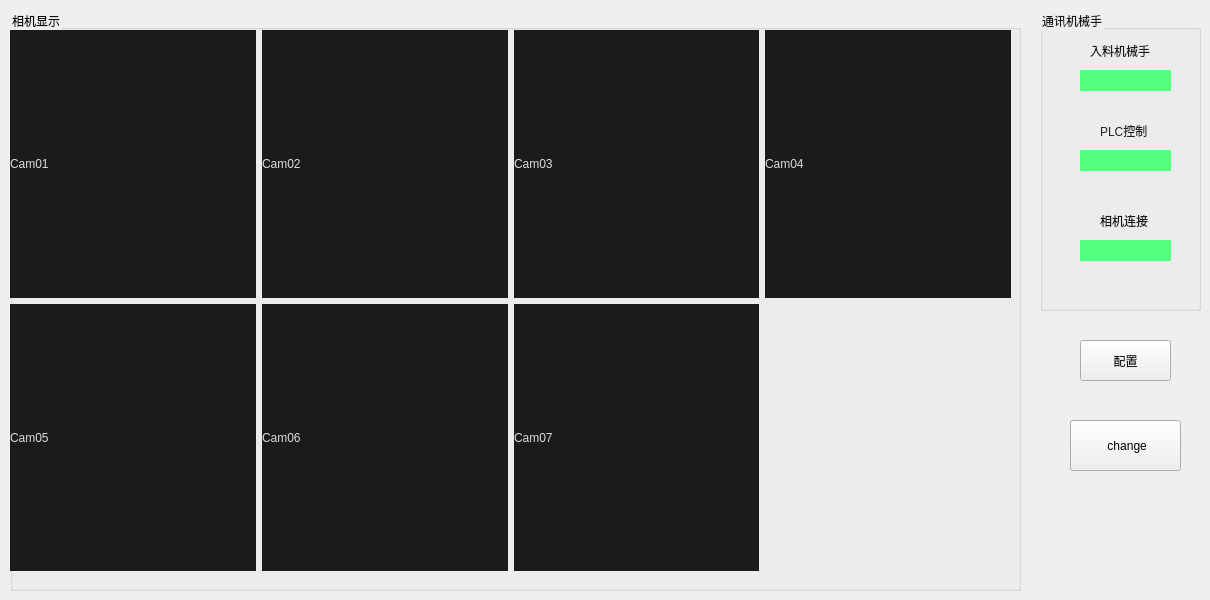
    <widget class="QWidget" name="Mainpage">
     <widget class="QGroupBox" name="groupBox">
      <property name="geometry">
       <rect>
        <x>10</x>
        <y>10</y>
        <width>1011</width>
        <height>581</height>
       </rect>
      </property>
      <property name="styleSheet">
       <string notr="true">color: rgb(11, 11, 11);</string>
      </property>
      <property name="title">
       <string>相机显示</string>
      </property>
      <widget class="QWidget" name="layoutWidget">
       <property name="geometry">
        <rect>
         <x>0</x>
         <y>20</y>
         <width>1001</width>
         <height>541</height>
        </rect>
       </property>
       <layout class="QGridLayout" name="gridLayout">
        <item row="0" column="1">
         <widget class="QLabel" name="label_3">
          <property name="styleSheet">
           <string notr="true">background-color: rgb(27, 27, 27);
color: rgb(220, 220, 220);</string>
          </property>
          <property name="text">
           <string>Cam02</string>
          </property>
         </widget>
        </item>
        <item row="0" column="2">
         <widget class="QLabel" name="label_4">
          <property name="styleSheet">
           <string notr="true">background-color: rgb(27, 27, 27);
color: rgb(220, 220, 220);</string>
          </property>
          <property name="text">
           <string>Cam03</string>
          </property>
         </widget>
        </item>
        <item row="0" column="3">
         <widget class="QLabel" name="label_5">
          <property name="styleSheet">
           <string notr="true">background-color: rgb(27, 27, 27);
color: rgb(220, 220, 220);</string>
          </property>
          <property name="text">
           <string>Cam04</string>
          </property>
         </widget>
        </item>
        <item row="1" column="0">
         <widget class="QLabel" name="label_6">
          <property name="styleSheet">
           <string notr="true">background-color: rgb(27, 27, 27);
color: rgb(220, 220, 220);</string>
          </property>
          <property name="text">
           <string>Cam05</string>
          </property>
         </widget>
        </item>
        <item row="1" column="1">
         <widget class="QLabel" name="label_7">
          <property name="styleSheet">
           <string notr="true">background-color: rgb(27, 27, 27);
color: rgb(220, 220, 220);</string>
          </property>
          <property name="text">
           <string>Cam06</string>
          </property>
         </widget>
        </item>
        <item row="1" column="2">
         <widget class="QLabel" name="label_8">
          <property name="styleSheet">
           <string notr="true">background-color: rgb(27, 27, 27);
color: rgb(220, 220, 220);</string>
          </property>
          <property name="text">
           <string>Cam07</string>
          </property>
         </widget>
        </item>
        <item row="0" column="0">
         <widget class="QLabel" name="label_2">
          <property name="styleSheet">
           <string notr="true">background-color: rgb(27, 27, 27);
color: rgb(220, 220, 220);</string>
          </property>
          <property name="text">
           <string>Cam01</string>
          </property>
         </widget>
        </item>
       </layout>
      </widget>
     </widget>
     <widget class="QGroupBox" name="groupBox_2">
      <property name="geometry">
       <rect>
        <x>1040</x>
        <y>10</y>
        <width>161</width>
        <height>301</height>
       </rect>
      </property>
      <property name="styleSheet">
       <string notr="true">color: rgb(24, 24, 24);</string>
      </property>
      <property name="title">
       <string>通讯机械手</string>
      </property>
      <widget class="QLabel" name="label_9">
       <property name="geometry">
        <rect>
         <x>50</x>
         <y>30</y>
         <width>71</width>
         <height>21</height>
        </rect>
       </property>
       <property name="styleSheet">
        <string notr="true">color: rgb(24, 24, 24);</string>
       </property>
       <property name="text">
        <string>入料机械手</string>
       </property>
      </widget>
      <widget class="QLabel" name="label_10">
       <property name="geometry">
        <rect>
         <x>40</x>
         <y>60</y>
         <width>91</width>
         <height>21</height>
        </rect>
       </property>
       <property name="styleSheet">
        <string notr="true">background-color: rgb(85, 255, 127);</string>
       </property>
       <property name="text">
        <string/>
       </property>
      </widget>
      <widget class="QLabel" name="label_11">
       <property name="geometry">
        <rect>
         <x>40</x>
         <y>140</y>
         <width>91</width>
         <height>21</height>
        </rect>
       </property>
       <property name="styleSheet">
        <string notr="true">background-color: rgb(85, 255, 127);</string>
       </property>
       <property name="text">
        <string/>
       </property>
      </widget>
      <widget class="QLabel" name="label_12">
       <property name="geometry">
        <rect>
         <x>60</x>
         <y>110</y>
         <width>71</width>
         <height>21</height>
        </rect>
       </property>
       <property name="styleSheet">
        <string notr="true">color: rgb(33, 33, 33);</string>
       </property>
       <property name="text">
        <string>PLC控制</string>
       </property>
      </widget>
      <widget class="QLabel" name="label_13">
       <property name="geometry">
        <rect>
         <x>40</x>
         <y>230</y>
         <width>91</width>
         <height>21</height>
        </rect>
       </property>
       <property name="styleSheet">
        <string notr="true">background-color: rgb(85, 255, 127);</string>
       </property>
       <property name="text">
        <string/>
       </property>
      </widget>
      <widget class="QLabel" name="label_14">
       <property name="geometry">
        <rect>
         <x>60</x>
         <y>200</y>
         <width>71</width>
         <height>21</height>
        </rect>
       </property>
       <property name="styleSheet">
        <string notr="true">color: rgb(24, 24, 24);</string>
       </property>
       <property name="text">
        <string>相机连接</string>
       </property>
      </widget>
     </widget>
     <widget class="QPushButton" name="pushButton_6">
      <property name="geometry">
       <rect>
        <x>1080</x>
        <y>340</y>
        <width>91</width>
        <height>41</height>
       </rect>
      </property>
      <property name="styleSheet">
       <string notr="true">color: rgb(29, 29, 29);</string>
      </property>
      <property name="text">
       <string>配置</string>
      </property>
     </widget>
     <widget class="QPushButton" name="btn">
      <property name="geometry">
       <rect>
        <x>1070</x>
        <y>420</y>
        <width>111</width>
        <height>51</height>
       </rect>
      </property>
      <property name="styleSheet">
       <string notr="true">color: rgb(0, 0, 0);</string>
      </property>
      <property name="text">
       <string> change</string>
      </property>
     </widget>
    </widget>
